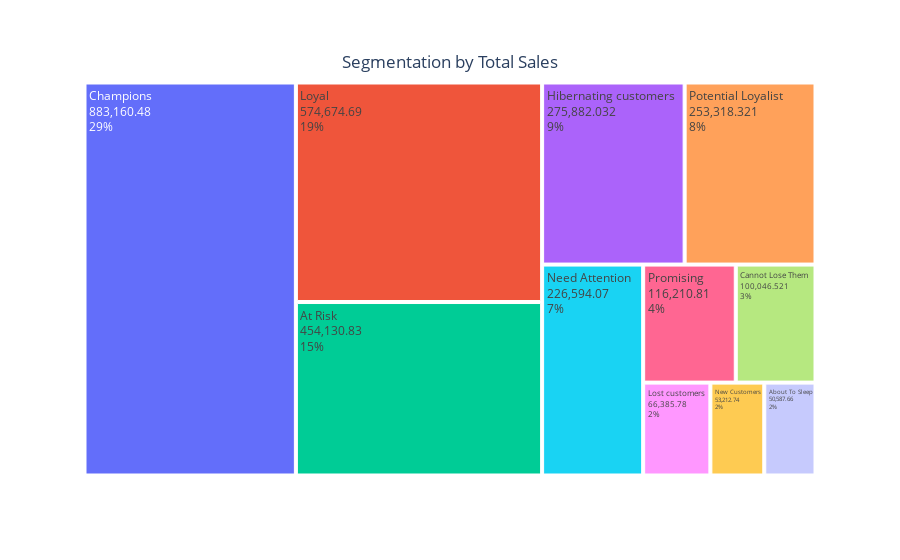

Notebook cell for this chart:
### Code cell
fig2 = px.treemap(data_frame=final1_df, path=['Segment'], values='Monetary')
fig2.update_layout(title={'text': "Segmentation by Total Sales",
                         'y':0.9,
                         'x':0.5,
                         'xanchor': 'center',
                         'yanchor': 'top'})
fig2.data[0].textinfo = 'label + value + percent root'
fig2.show()

### Figure 1 — Plotly figure (JSON) as saved in the notebook; plotly's stock layout.template omitted (floating-point values rounded to 4 significant figures)
{"data": [{"branchvalues": "total", "domain": {"x": [0, 1], "y": [0, 1]}, "hovertemplate": "labels=%{label}<br>Monetary=%{value}<br>parent=%{parent}<br>id=%{id}<extra></extra>", "ids": ["About To Sleep", "At Risk", "Cannot Lose Them", "Champions", "Hibernating customers", "Lost customers", "Loyal", "Need Attention", "New Customers", "Potential Loyalist", "Promising"], "labels": ["About To Sleep", "At Risk", "Cannot Lose Them", "Champions", "Hibernating customers", "Lost customers", "Loyal", "Need Attention", "New Customers", "Potential Loyalist", "Promising"], "name": "", "parents": ["", "", "", "", "", "", "", "", "", "", ""], "textinfo": "label+value+percent root", "type": "treemap", "values": [50590.0, 454100.0, 100000.0, 883200.0, 275900.0, 66390.0, 574700.0, 226600.0, 53210.0, 253300.0, 116200.0]}], "layout": {"legend": {"tracegroupgap": 0}, "margin": {"t": 60}, "title": {"text": "Segmentation by Total Sales", "x": 0.5, "xanchor": "center", "y": 0.9, "yanchor": "top"}}}
